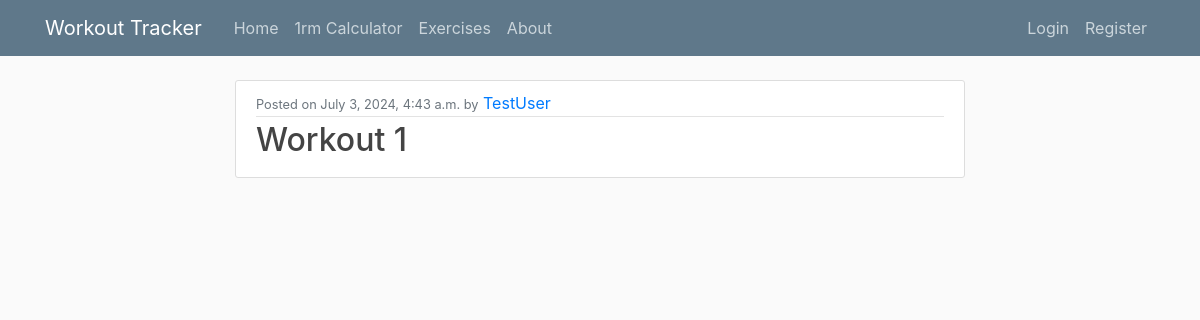
/template/11/, run on the app's committed database.
### tracker/models.py (models this page shows, shortened)
class Template(models.Model):
    name = models.CharField(max_length=100)
    last_updated = models.DateTimeField(auto_now=True)
    author = models.ForeignKey(User, on_delete=models.CASCADE)
    exercises = models.ManyToManyField(Exercise, through='TemplateExercise')
    class Meta:
        ordering = ['last_updated']

### tracker/views.py (the view)
# urls.py: path('template/<int:pk>/', TemplateDetailView.as_view(), name='template-detail'),
class TemplateDetailView(DetailView):
    model = Template # The model to query for the list view
    template_name = 'tracker/template_detail.html' # template ListView uses
    context_object_name = 'template'
    def get_context_data(self, **kwargs):
        context = super().get_context_data(**kwargs)
        context['all_exercises'] = Exercise.objects.all()
        context['template_exercise'] = TemplateExercise.objects.filter(template=self.object)
        context['exercises'] = self.object.exercises.all()
        return context

### tracker/templates/tracker/template_detail.html (shortened to what this page needs)
{% extends "tracker/base.html" %}
{% block content %}
    <article class="media content-section">
        <div class="media-body">
            <div class="article-metadata">
                <small class="text-muted">Posted on {{ object.last_updated }} by</small>
                <a class="mr-2" href="#">{{ object.author }}</a>
            </div>
            <h2 class="article-title">{{ object.name }}</h2>
        </div>
    </article>
{% endblock content %}

### tracker/static/tracker/main.css (style rules this page uses)
body { background: #fafafa; color: #333333; margin-top: 5rem; background-image: url('./images/bg1.jpg'); background-size: cover; background-repeat: no-repeat; }
h1, h2, h3, h4, h5, h6 { color: #444444; }
.content-section { background: #ffffff; padding: 10px 20px; border: 1px solid #dddddd; border-radius: 3px; margin-bottom: 20px; }
.article-title { color: #444444; }
.article-metadata { padding-bottom: 1px; margin-bottom: 4px; border-bottom: 1px solid #e3e3e3 }

### data on the page
Template: last_updated "July 3, 2024, 4:43 a.m.", author "TestUser", name "Workout 1"
